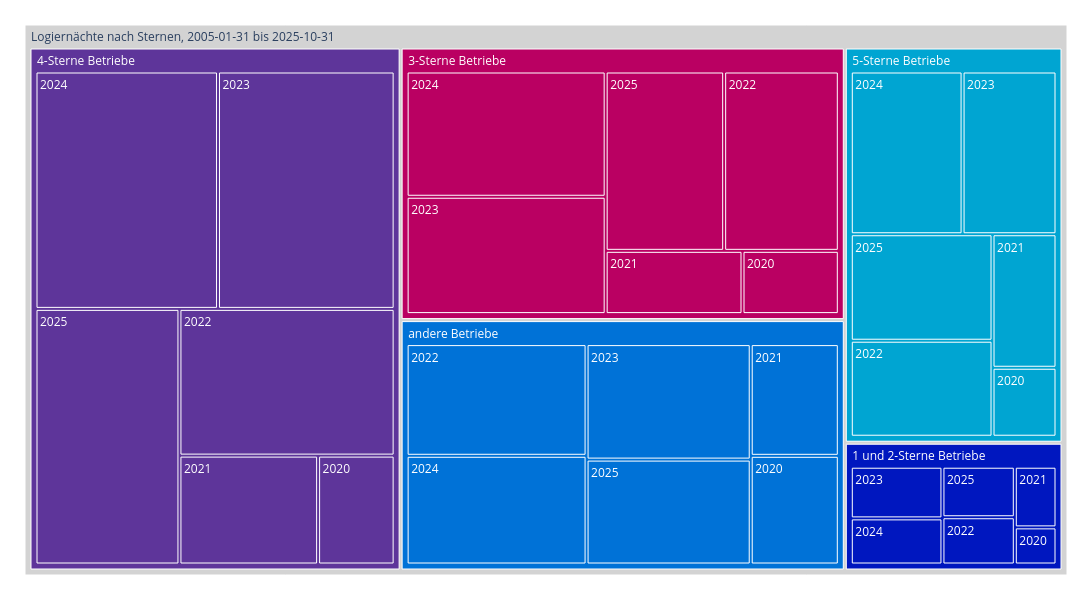

The notebook cell this image was saved under:
### Code cell
treeMap1 = mypy_dv.plot_px_treemap(
    data=myTreemapAgg.reset_index().query('Sterne !="Total" and Kennzahl =="Logiernächte"') \
    ,levels=['Sterne', 'Jahr_nbr',]
    ,values="sum_Anz"
    ,color="Sterne"
    #, color_continuous_scale='Blues'
    ,color_discrete_map=farben_dict_zc
    #,color_discrete_map={'(?)':'lightgrey', 'Erwerbstätige':'#99C32E', 'Nichterwerbspersonen':'#7B4100', 'Erwerbslose':'#DB247D'}  
    ,height=600
    ,width=1100               
    #,margin_val_bottom=25
    ,myHeaderTitle="Logiernächte nach Sternen, "+ data_min_date + " bis "+data_max_date

)
treeMap1

### Figure 1 — Plotly figure (JSON) as saved in the notebook; plotly's stock layout.template omitted (floating-point values rounded to 4 significant figures)
{"data": [{"branchvalues": "total", "customdata": [["5-Sterne Betriebe"], ["andere Betriebe"], ["andere Betriebe"], ["andere Betriebe"], ["andere Betriebe"], ["andere Betriebe"], ["andere Betriebe"], ["(?)"], ["5-Sterne Betriebe"], ["5-Sterne Betriebe"], ["5-Sterne Betriebe"], ["5-Sterne Betriebe"], ["5-Sterne Betriebe"], ["4-Sterne Betriebe"], ["5-Sterne Betriebe"], ["3-Sterne Betriebe"], ["4-Sterne Betriebe"], ["4-Sterne Betriebe"], ["4-Sterne Betriebe"], ["4-Sterne Betriebe"], ["4-Sterne Betriebe"], ["4-Sterne Betriebe"], ["3-Sterne Betriebe"], ["3-Sterne Betriebe"], ["3-Sterne Betriebe"], ["3-Sterne Betriebe"], ["3-Sterne Betriebe"], ["andere Betriebe"], ["3-Sterne Betriebe"], ["1 und 2-Sterne Betriebe"], ["1 und 2-Sterne Betriebe"], ["1 und 2-Sterne Betriebe"], ["1 und 2-Sterne Betriebe"], ["1 und 2-Sterne Betriebe"], ["1 und 2-Sterne Betriebe"], ["1 und 2-Sterne Betriebe"]], "domain": {"x": [0, 1], "y": [0, 1]}, "hovertemplate": "%{label}<br><br>Anzahl:<br>%{value}<extra></extra>", "ids": ["Logiernächte nach Sternen, 2005-01-31 bis 2025-10-31/5-Sterne Betriebe", "Logiernächte nach Sternen, 2005-01-31 bis 2025-10-31/andere Betriebe/2022", "Logiernächte nach Sternen, 2005-01-31 bis 2025-10-31/andere Betriebe/2020", "Logiernächte nach Sternen, 2005-01-31 bis 2025-10-31/andere Betriebe/2025", "Logiernächte nach Sternen, 2005-01-31 bis 2025-10-31/andere Betriebe/2024", "Logiernächte nach Sternen, 2005-01-31 bis 2025-10-31/andere Betriebe/2023", "Logiernächte nach Sternen, 2005-01-31 bis 2025-10-31/andere Betriebe/2021", "Logiernächte nach Sternen, 2005-01-31 bis 2025-10-31", "Logiernächte nach Sternen, 2005-01-31 bis 2025-10-31/5-Sterne Betriebe/2022", "Logiernächte nach Sternen, 2005-01-31 bis 2025-10-31/5-Sterne Betriebe/2024", "Logiernächte nach Sternen, 2005-01-31 bis 2025-10-31/5-Sterne Betriebe/2021", "Logiernächte nach Sternen, 2005-01-31 bis 2025-10-31/5-Sterne Betriebe/2025", "Logiernächte nach Sternen, 2005-01-31 bis 2025-10-31/5-Sterne Betriebe/2020", "Logiernächte nach Sternen, 2005-01-31 bis 2025-10-31/4-Sterne Betriebe", "Logiernächte nach Sternen, 2005-01-31 bis 2025-10-31/5-Sterne Betriebe/2023", "Logiernächte nach Sternen, 2005-01-31 bis 2025-10-31/3-Sterne Betriebe", "Logiernächte nach Sternen, 2005-01-31 bis 2025-10-31/4-Sterne Betriebe/2024", "Logiernächte nach Sternen, 2005-01-31 bis 2025-10-31/4-Sterne Betriebe/2025", "Logiernächte nach Sternen, 2005-01-31 bis 2025-10-31/4-Sterne Betriebe/2023", "Logiernächte nach Sternen, 2005-01-31 bis 2025-10-31/4-Sterne Betriebe/2020", "Logiernächte nach Sternen, 2005-01-31 bis 2025-10-31/4-Sterne Betriebe/2022", "Logiernächte nach Sternen, 2005-01-31 bis 2025-10-31/4-Sterne Betriebe/2021", "Logiernächte nach Sternen, 2005-01-31 bis 2025-10-31/3-Sterne Betriebe/2023", "Logiernächte nach Sternen, 2005-01-31 bis 2025-10-31/3-Sterne Betriebe/2020", "Logiernächte nach Sternen, 2005-01-31 bis 2025-10-31/3-Sterne Betriebe/2024", "Logiernächte nach Sternen, 2005-01-31 bis 2025-10-31/3-Sterne Betriebe/2022", "Logiernächte nach Sternen, 2005-01-31 bis 2025-10-31/3-Sterne Betriebe/2025", "Logiernächte nach Sternen, 2005-01-31 bis 2025-10-31/andere Betriebe", "Logiernächte nach Sternen, 2005-01-31 bis 2025-10-31/3-Sterne Betriebe/2021", "Logiernächte nach Sternen, 2005-01-31 bis 2025-10-31/1 und 2-Sterne Betriebe/2021", "Logiernächte nach Sternen, 2005-01-31 bis 2025-10-31/1 und 2-Sterne Betriebe/2022", "Logiernächte nach Sternen, 2005-01-31 bis 2025-10-31/1 und 2-Sterne Betriebe/2025", "Logiernächte nach Sternen, 2005-01-31 bis 2025-10-31/1 und 2-Sterne Betriebe/2023", "Logiernächte nach Sternen, 2005-01-31 bis 2025-10-31/1 und 2-Sterne Betriebe/2024", "Logiernächte nach Sternen, 2005-01-31 bis 2025-10-31/1 und 2-Sterne Betriebe", "Logiernächte nach Sternen, 2005-01-31 bis 2025-10-31/1 und 2-Sterne Betriebe/2020"], "labels": ["5-Sterne Betriebe", "2022", "2020", "2025", "2024", "2023", "2021", "Logiernächte nach Sternen, 2005-01-31 bis 2025-10-31", "2022", "2024", "2021", "2025", "2020", "4-Sterne Betriebe", "2023", "3-Sterne Betriebe", "2024", "2025", "2023", "2020", "2022", "2021", "2023", "2020", "2024", "2022", "2025", "andere Betriebe", "2021", "2021", "2022", "2025", "2023", "2024", "1 und 2-Sterne Betriebe", "2020"], "marker": {"colors": ["#00A5D2", "#0072D7", "#0072D7", "#0072D7", "#0072D7", "#0072D7", "#0072D7", "lightgrey", "#00A5D2", "#00A5D2", "#00A5D2", "#00A5D2", "#00A5D2", "#5E359A", "#00A5D2", "#BA0062", "#5E359A", "#5E359A", "#5E359A", "#5E359A", "#5E359A", "#5E359A", "#BA0062", "#BA0062", "#BA0062", "#BA0062", "#BA0062", "#0072D7", "#BA0062", "#0017BF", "#0017BF", "#0017BF", "#0017BF", "#0017BF", "#0017BF", "#0017BF"]}, "name": "", "parents": ["Logiernächte nach Sternen, 2005-01-31 bis 2025-10-31", "Logiernächte nach Sternen, 2005-01-31 bis 2025-10-31/andere Betriebe", "Logiernächte nach Sternen, 2005-01-31 bis 2025-10-31/andere Betriebe", "Logiernächte nach Sternen, 2005-01-31 bis 2025-10-31/andere Betriebe", "Logiernächte nach Sternen, 2005-01-31 bis 2025-10-31/andere Betriebe", "Logiernächte nach Sternen, 2005-01-31 bis 2025-10-31/andere Betriebe", "Logiernächte nach Sternen, 2005-01-31 bis 2025-10-31/andere Betriebe", "", "Logiernächte nach Sternen, 2005-01-31 bis 2025-10-31/5-Sterne Betriebe", "Logiernächte nach Sternen, 2005-01-31 bis 2025-10-31/5-Sterne Betriebe", "Logiernächte nach Sternen, 2005-01-31 bis 2025-10-31/5-Sterne Betriebe", "Logiernächte nach Sternen, 2005-01-31 bis 2025-10-31/5-Sterne Betriebe", "Logiernächte nach Sternen, 2005-01-31 bis 2025-10-31/5-Sterne Betriebe", "Logiernächte nach Sternen, 2005-01-31 bis 2025-10-31", "Logiernächte nach Sternen, 2005-01-31 bis 2025-10-31/5-Sterne Betriebe", "Logiernächte nach Sternen, 2005-01-31 bis 2025-10-31", "Logiernächte nach Sternen, 2005-01-31 bis 2025-10-31/4-Sterne Betriebe", "Logiernächte nach Sternen, 2005-01-31 bis 2025-10-31/4-Sterne Betriebe", "Logiernächte nach Sternen, 2005-01-31 bis 2025-10-31/4-Sterne Betriebe", "Logiernächte nach Sternen, 2005-01-31 bis 2025-10-31/4-Sterne Betriebe", "Logiernächte nach Sternen, 2005-01-31 bis 2025-10-31/4-Sterne Betriebe", "Logiernächte nach Sternen, 2005-01-31 bis 2025-10-31/4-Sterne Betriebe", "Logiernächte nach Sternen, 2005-01-31 bis 2025-10-31/3-Sterne Betriebe", "Logiernächte nach Sternen, 2005-01-31 bis 2025-10-31/3-Sterne Betriebe", "Logiernächte nach Sternen, 2005-01-31 bis 2025-10-31/3-Sterne Betriebe", "Logiernächte nach Sternen, 2005-01-31 bis 2025-10-31/3-Sterne Betriebe", "Logiernächte nach Sternen, 2005-01-31 bis 2025-10-31/3-Sterne Betriebe", "Logiernächte nach Sternen, 2005-01-31 bis 2025-10-31", "Logiernächte nach Sternen, 2005-01-31 bis 2025-10-31/3-Sterne Betriebe", "Logiernächte nach Sternen, 2005-01-31 bis 2025-10-31/1 und 2-Sterne Betriebe", "Logiernächte nach Sternen, 2005-01-31 bis 2025-10-31/1 und 2-Sterne Betriebe", "Logiernächte nach Sternen, 2005-01-31 bis 2025-10-31/1 und 2-Sterne Betriebe", "Logiernächte nach Sternen, 2005-01-31 bis 2025-10-31/1 und 2-Sterne Betriebe", "Logiernächte nach Sternen, 2005-01-31 bis 2025-10-31/1 und 2-Sterne Betriebe", "Logiernächte nach Sternen, 2005-01-31 bis 2025-10-31", "Logiernächte nach Sternen, 2005-01-31 bis 2025-10-31/1 und 2-Sterne Betriebe"], "root": {"color": "grey"}, "type": "treemap", "values": [2767143, 754699, 359464, 646628, 734696, 712011, 369553, 17375720, 501127, 669898, 314600, 555923, 162518, 6242603, 563077, 3894307, 1527379, 1297327, 1478430, 293822, 1113326, 532319, 867562, 226332, 925983, 763637, 789213, 3577051, 321580, 112479, 152122, 162598, 210561, 187972, 894616, 68884]}], "layout": {"height": 600, "legend": {"tracegroupgap": 0}, "margin": {"b": 25, "l": 25, "r": 25, "t": 25}, "width": 1100}}
